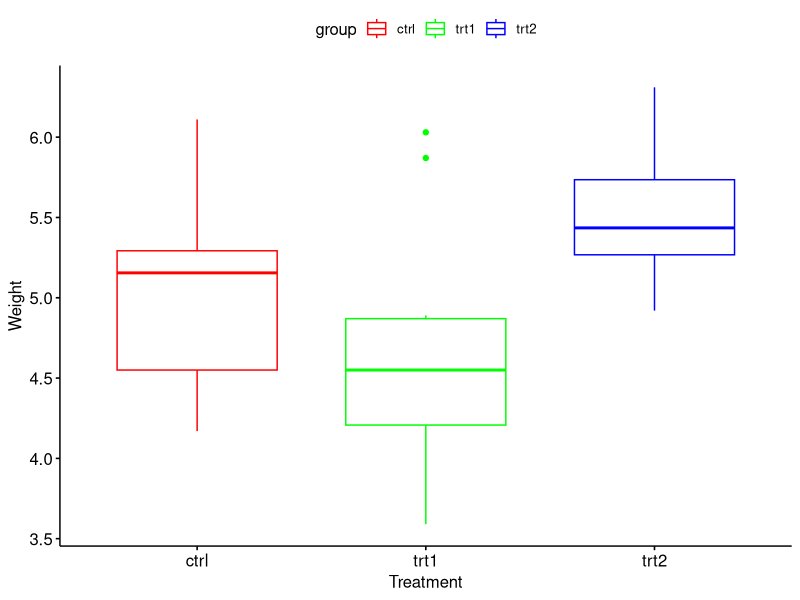
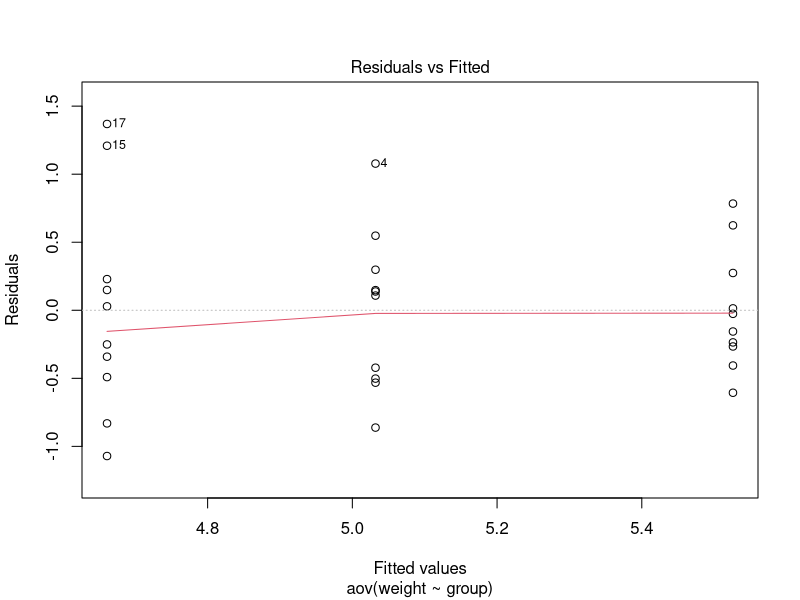
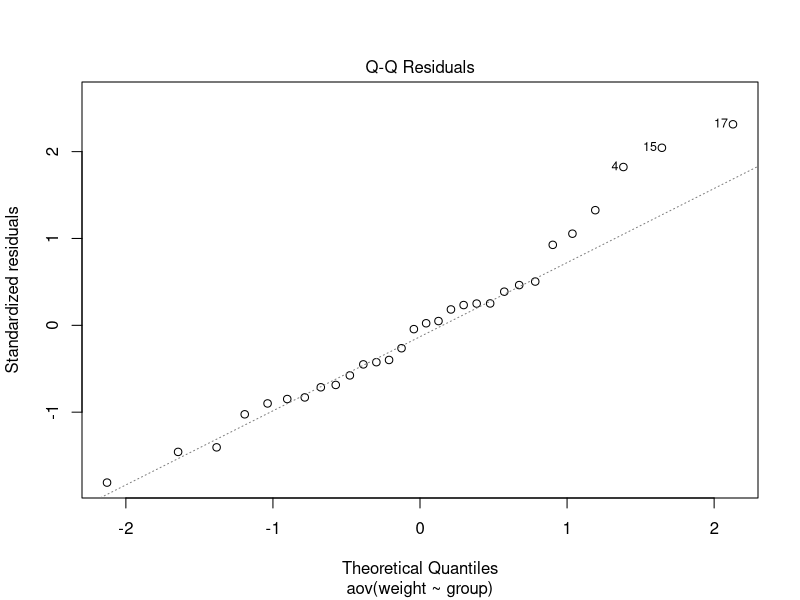

Write R code to recreate these figures, in order.
## ---- chunk 1
knitr::opts_chunk$set(echo = T)
## ---- chunk 2
my_data <- PlantGrowth
## ---- chunk 3
library(dplyr)
group_by(my_data, group) %>%
  summarise(
    count = n(),
    mean = mean(weight, na.rm = TRUE),
    sd = sd(weight, na.rm = TRUE)
  )
## ---- chunk 4
library("ggpubr")
ggboxplot(my_data, x = "group", y = "weight", 
          color = "group", palette = c("red", "green", "blue"),
          order = c("ctrl", "trt1", "trt2"),
          ylab = "Weight", xlab = "Treatment")
## ---- chunk 5
# Compute the analysis of variance
res.aov <- aov(weight ~ group, data = my_data)
# Summary of the analysis
summary(res.aov)
## ---- chunk 6
TukeyHSD(res.aov)
## ---- chunk 7
# 1. Homogeneity of variances
plot(res.aov, 1)
## ---- chunk 8
library(car)
leveneTest(weight ~ group, data = my_data)
## ---- chunk 9
oneway.test(weight ~ group, data = my_data)
## ---- chunk 10
pairwise.t.test(my_data$weight, my_data$group,
                 p.adjust.method = "BH", pool.sd = FALSE)
## ---- chunk 11
# 2. Normality
plot(res.aov, 2)
## ---- chunk 12
# Extract the residuals
aov_residuals <- residuals(object = res.aov )
# Run Shapiro-Wilk test
shapiro.test(x = aov_residuals )
## ---- chunk 13
kruskal.test(weight ~ group, data = my_data)
## ---- chunk 14
 # library(xtable)
 # print(xtable(res.aov), type="latex")
